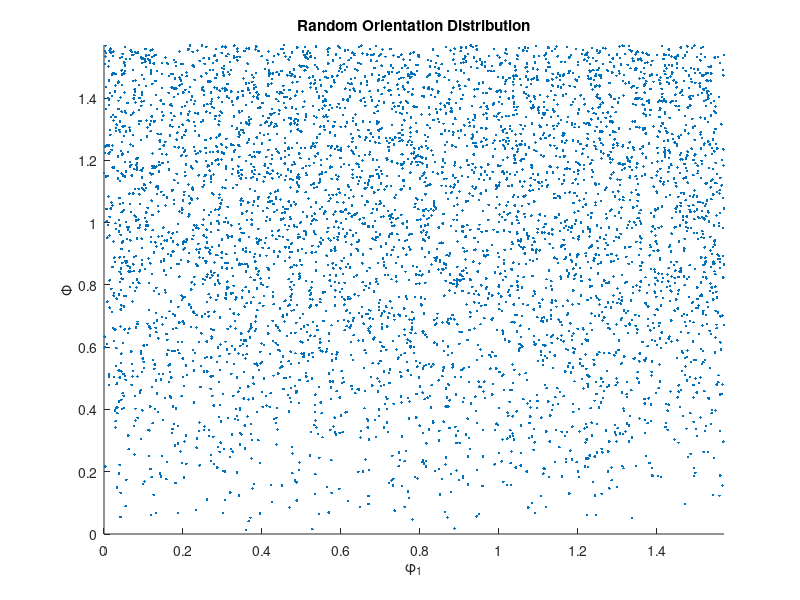

This chart was generated by the following MATLAB code:

n=5000;
phi1=(pi/2)*rand(1,n);
Phi=acos(rand(1,n));
phi2=(pi/2)*rand(1,n);

scatter(phi1,Phi,'.');
axis([0 pi/2 0 pi/2]);	
title('Random Orientation Distribution');
xlabel('\phi_1');	
ylabel('\Phi');
